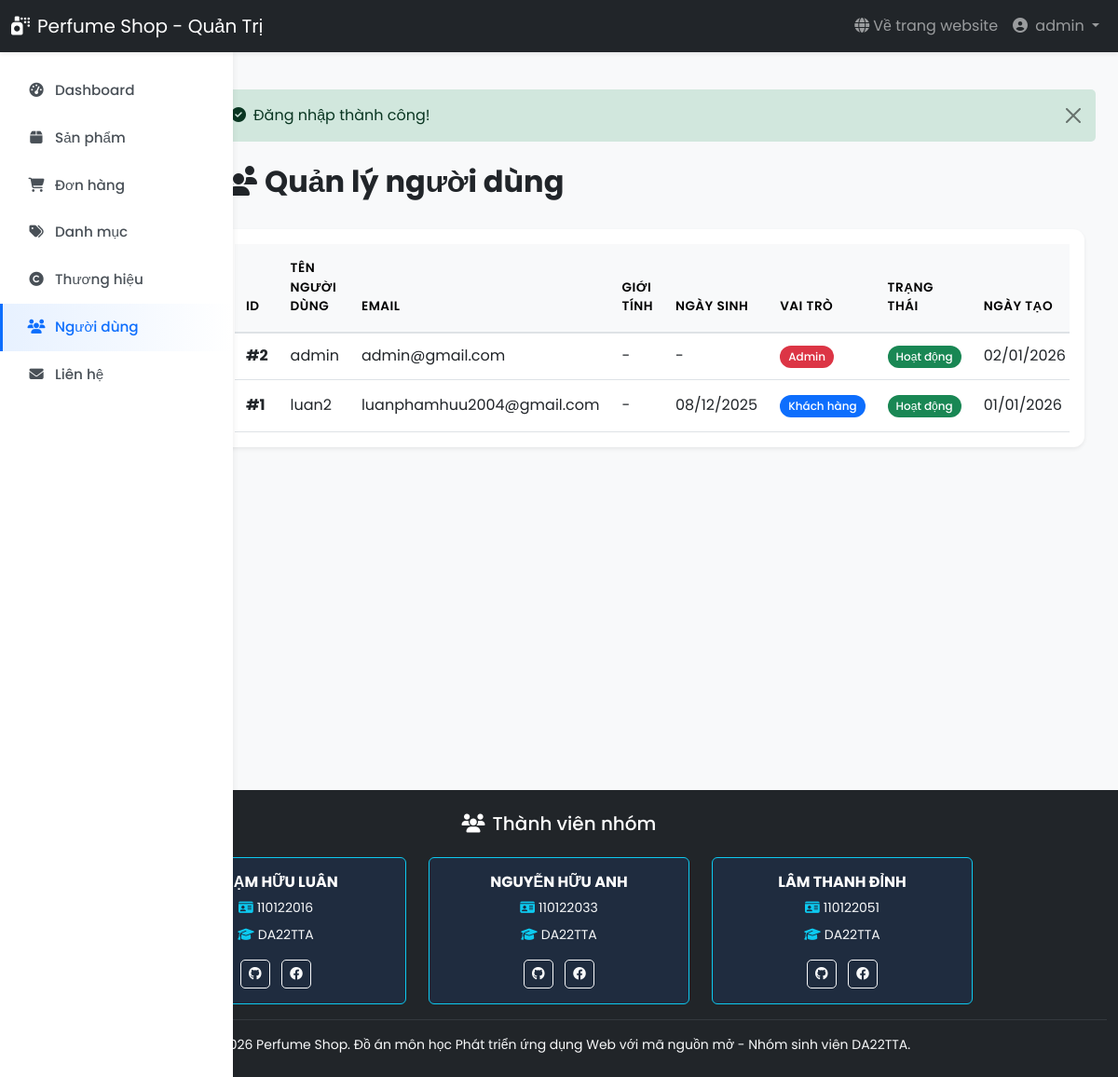
Screenshot of /views/admin/users/index.php (signed in) with the database file from the repository.
### tables this page shows
CREATE TABLE `nguoi_dung` (
  `id` int(11) NOT NULL,
  `username` varchar(150) NOT NULL,
  `gioi_tinh` varchar(10) DEFAULT NULL,
  `ngay_sinh` date DEFAULT NULL,
  `email` varchar(150) NOT NULL,
  `password` varchar(255) NOT NULL,
  `vai_tro` varchar(20) DEFAULT 'khach_hang',
  `trang_thai` tinyint(4) DEFAULT 1,
  `ngay_tao` datetime DEFAULT current_timestamp(),
  `ngay_xoa` datetime DEFAULT NULL
);

### models/User.php (called while the page is built, shortened)
<?php
class User {
    private $conn;
    private $table = 'nguoi_dung';
    public function __construct() {
        $database = new Database();
        $this->conn = $database->connect();
    }
    public function getAllUsers($limit = 20, $offset = 0, $search = '') {
        $query = "SELECT id, username, email, gioi_tinh, ngay_sinh, vai_tro, trang_thai, ngay_tao
                  FROM {$this->table}
                  WHERE ngay_xoa IS NULL";
        $query .= " ORDER BY ngay_tao DESC LIMIT ? OFFSET ?";
        $stmt = $this->conn->prepare($query);
        if ($search) {
            $search_param = "%{$search}%";
            $stmt->bind_param("ssii", $search_param, $search_param, $limit, $offset);
        } else {
            $stmt->bind_param("ii", $limit, $offset);
        }
        $stmt->execute();
        return $stmt->get_result()->fetch_all(MYSQLI_ASSOC);
    }
}
?>

### config/database.php (called while the page is built, shortened)
<?php
class Database {
    private $host = DB_HOST;
    private $user = DB_USER;
    private $pass = DB_PASS;
    private $dbname = DB_NAME;
    public function connect() {
        $this->conn = null;
        try {
            $this->conn = new mysqli($this->host, $this->user, $this->pass, $this->dbname);
            $this->conn->set_charset("utf8mb4");
        } catch (Exception $e) {
            echo "Lỗi kết nối: " . $e->getMessage();
        }
        return $this->conn;
    }
}
?>

### helpers/functions.php (called while the page is built, shortened)
<?php
function format_date($date) {
    return date('d/m/Y', strtotime($date));
}
?>

### views/admin/users/index.php (the view, shortened to what this page needs)
<?php
require_once __DIR__ . '/../../../helpers/functions.php';
require_once __DIR__ . '/../../../models/User.php';
$userModel = new User();
$page = isset($_GET['page']) ? max(1, intval($_GET['page'])) : 1;
$limit = 20;
$offset = ($page - 1) * $limit;
$users = $userModel->getAllUsers($limit, $offset);
include __DIR__ . '/../layout/header.php';
?>
<div class="container-fluid my-4">
    <div class="d-flex justify-content-between align-items-center mb-4">
        <h2 class="fw-bold"><i class="fas fa-users me-2"></i>Quản lý người dùng</h2>
    </div>
    <div class="card border-0 shadow-sm">
        <div class="card-body">
            <?php if (empty($users)): ?>
            <div class="text-center py-5 text-muted">
                <i class="fas fa-users fa-3x mb-3"></i>
                <p>Chưa có người dùng nào</p>
            </div>
            <?php else: ?>
            <div class="table-responsive">
                <table class="table table-hover align-middle">
                    <thead class="table-light">
                        <tr>
                            <th>ID</th>
                            <th>Tên người dùng</th>
                            <th>Email</th>
                            <th>Giới tính</th>
                            <th>Ngày sinh</th>
                            <th>Vai trò</th>
                            <th>Trạng thái</th>
                            <th>Ngày tạo</th>
                        </tr>
                    </thead>
                    <tbody>
                        <?php foreach ($users as $user): ?>
                        <tr>
                            <td><strong>#<?php echo $user['id']; ?></strong></td>
                            <td><?php echo htmlspecialchars($user['username'] ?? ''); ?></td>
                            <td><?php echo htmlspecialchars($user['email']); ?></td>
                            <td><?php echo $user['gioi_tinh'] ? ucfirst($user['gioi_tinh']) : '-'; ?></td>
                            <td><?php echo $user['ngay_sinh'] ? format_date($user['ngay_sinh']) : '-'; ?></td>
                            <td>
                                <?php if ($user['vai_tro'] === ROLE_ADMIN): ?>
                                    <span class="badge bg-danger">Admin</span>
                                <?php else: ?>
                                    <span class="badge bg-primary">Khách hàng</span>
                                <?php endif; ?>
                            </td>
                            <td>
                                <?php if ($user['trang_thai'] == 1): ?>
                                    <span class="badge bg-success">Hoạt động</span>
                                <?php else: ?>
                                    <span class="badge bg-secondary">Đã khóa</span>
                                <?php endif; ?>
                            </td>
                            <td><?php echo format_date($user['ngay_tao']); ?></td>
                        </tr>
                        <?php endforeach; ?>
                    </tbody>
                </table>
            </div>
            <?php endif; ?>
        </div>
    </div>
</div>
<?php include __DIR__ . '/../layout/footer.php'; ?>

### assets/css/admin.css (style rules this page uses)
* { margin: 0; padding: 0; box-sizing: border-box; }
body { font-family: 'Poppins', sans-serif; background-color: #f8f9fa; overflow-x: hidden; }
.table { margin-bottom: 0; }
.table thead th { background-color: #f8f9fa; border-bottom: 2px solid #dee2e6; font-weight: 600; text-transform: uppercase; font-size: 0.85rem; letter-spacing: 0.5px; padding: 1rem 0.75rem; }
.table tbody tr { transition: background-color 0.2s; }
.table tbody td { padding: 0.75rem; vertical-align: middle; }
.badge { padding: 0.5em 0.75em; font-weight: 500; border-radius: 20px; }

### views/admin/layout/header.php (style rules this page uses)
body { font-family: 'Poppins', sans-serif; background: #f8f9fa; }
.card { border-radius: 12px; transition: transform 0.2s; }

### rows the page displays
nguoi_dung: id "2", username "admin", email "admin@gmail.com", vai_tro "Admin", trang_thai "Hoạt động", ngay_tao "02/01/2026"
nguoi_dung: id "1", username "luan2", email "luanphamhuu2004@gmail.com", ngay_sinh "08/12/2025", vai_tro "Khách hàng", trang_thai "Hoạt động", ngay_tao "01/01/2026"

### other values shown
$_SESSION['success'] "Đăng nhập thành công!"
